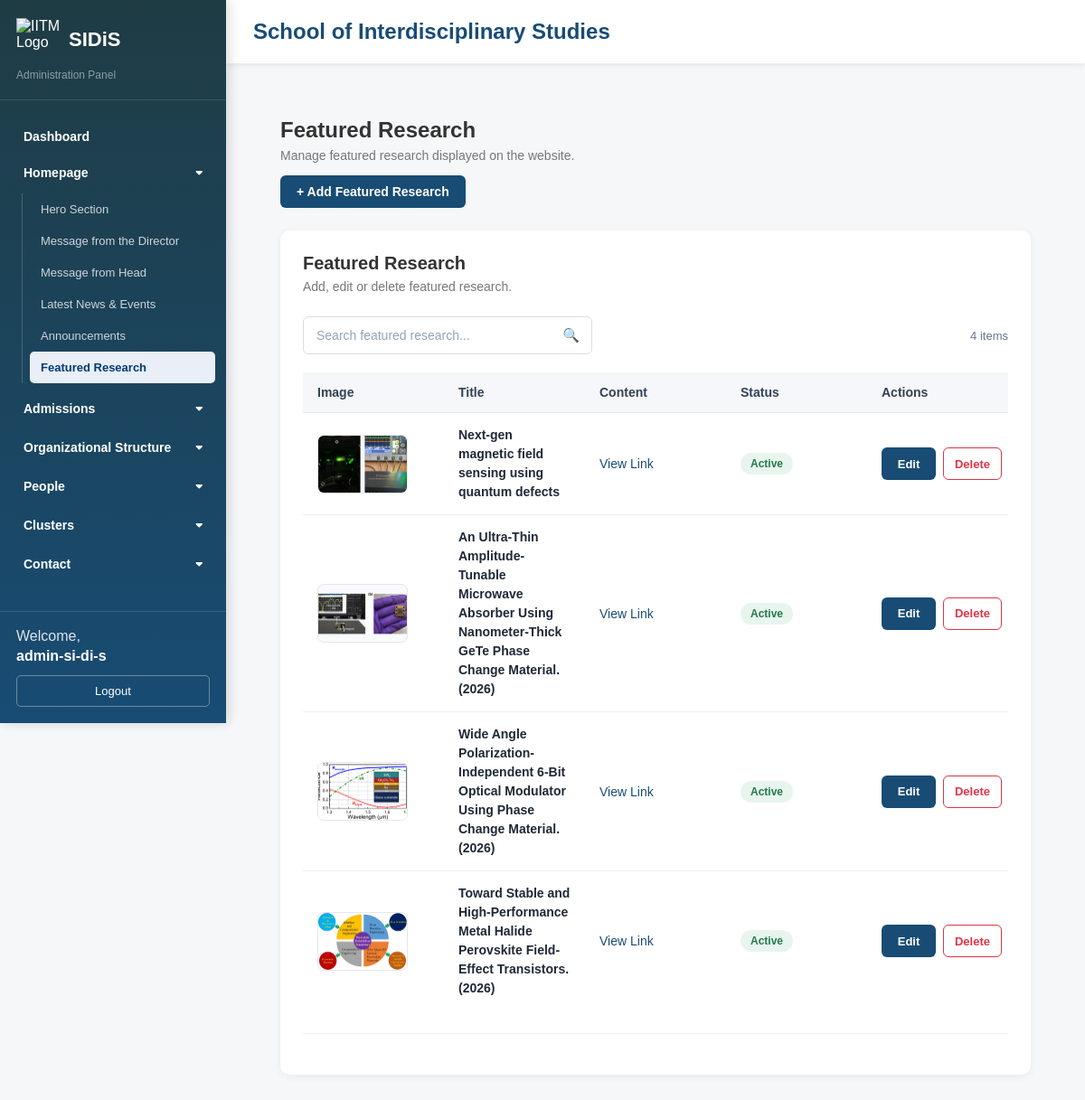
/admin/research.php (signed in), run on the app's committed database.
### tables this page shows
CREATE TABLE `featured_research` (
  `id` int UNSIGNED NOT NULL,
  `title` varchar(500) NOT NULL,
  `link` varchar(500) NOT NULL,
  `image` varchar(255) NOT NULL,
  `status` tinyint(1) NOT NULL DEFAULT '1',
  `created_at` timestamp NOT NULL DEFAULT CURRENT_TIMESTAMP,
  `updated_at` timestamp NOT NULL DEFAULT CURRENT_TIMESTAMP ON UPDATE CURRENT_TIMESTAMP
);

### admin/research.php (the view, shortened to what this page needs)
<?php include 'header.php'; ?>
<?php
require_once '../config.php';
$stmt = $pdo->prepare("
    SELECT
        id,
        title,
        link,
        image,
        status
    FROM featured_research
    ORDER BY id DESC
");
$stmt->execute();
$featuredResearch = $stmt->fetchAll(PDO::FETCH_ASSOC);
?>
<div class="dashboard-content">
    <div class="page-header">
        <div>
            <h2>Featured Research</h2>
            <p>
                Manage featured research displayed on the website.
            </p>
        </div>
        <div>
            <a href="addres.php" class="btn-add">
                + Add Featured Research
            </a>
        </div>
    </div>
    <div class="dashboard-card">
        <div class="card-header">
            <div>
                <h3>Featured Research</h3>
                <p>
                    Add, edit or delete featured research.
                </p>
            </div>
        </div>
        <?php if (!empty($featuredResearch)): ?>
            <div class="table-toolbar">
                <div class="table-search">
                    <input
                        type="text"
                        id="tableSearch"
                        class="table-search-input"
                        placeholder="Search featured research..."
                        autocomplete="off"
                    >
                    <span class="table-search-icon">
                    </span>
                </div>
                <div
                    id="searchResultCount"
                    class="search-result-count"
                ></div>
            </div>
            <div class="table-wrapper">
                <table
                    class="data-table"
                    id="researchTable"
                >
                    <thead>
                        <tr>
                            <th>Image</th>
                            <th>Title</th>
                            <th>Content</th>
                            <th>Status</th>
                            <th>Actions</th>
                        </tr>
                    </thead>
                    <tbody id="researchTableBody">
                        <?php foreach ($featuredResearch as $research): ?>
                            <?php
                            $content =
                                $research['link'] ?? '';
                            $isAttachment = false;
                            ?>
                            <tr class="table-data-row">
                                <td>
                                    <?php if (!empty($research['image'])): ?>
                                        <img
                                            src="../images/<?= htmlspecialchars(
                                                $research['image'],
                                                ENT_QUOTES,
                                                'UTF-8'
                                            ) ?>"
                                            alt="<?= htmlspecialchars(
                                                $research['title'],
                                                ENT_QUOTES,
                                                'UTF-8'
                                            ) ?>"
                                            class="table-image"
                                        >
                                    <?php else: ?>
                                        <span class="table-muted">
                                            No Image
                                        </span>
                                    <?php endif; ?>
                                </td>
                                <td>
                                    <strong class="table-title">
                                        <?= htmlspecialchars(
                                            $research['title'],
                                            ENT_QUOTES,
                                            'UTF-8'
                                        ) ?>
                                    </strong>
                                </td>
                                <td>
                                    <?php if ($isAttachment): ?>
                                        <a
                                            href="../images/attachments/<?= htmlspecialchars(
                                                $content,
                                                ENT_QUOTES,
                                                'UTF-8'
                                            ) ?>"
                                            target="_blank"
                                            rel="noopener noreferrer"
                                            class="table-link"
                                        >
                                            View PDF
                                        </a>
                                    <?php elseif (!empty($content)): ?>
                                        <a
                                            href="<?= htmlspecialchars(
                                                $content,
                                                ENT_QUOTES,
                                                'UTF-8'
                                            ) ?>"
                                            target="_blank"
                                            rel="noopener noreferrer"
                                            class="table-link"
                                        >
                                            View Link
                                        </a>
                                    <?php else: ?>
                                        <span class="table-muted">
                                            No Content
                                        </span>
                                    <?php endif; ?>
                                </td>
                                <td>
                                    <?php if ($research['status'] == 1): ?>
                                        <span class="status-badge status-active">
                                            Active
                                        </span>
                                    <?php else: ?>
                                        <span class="status-badge status-inactive">
                                            Inactive
                                        </span>
                                    <?php endif; ?>
                                </td>
                                <td>
                                    <div class="table-actions">
                                        <a
                                            href="editres.php?id=<?= (int)$research['id'] ?>"
                                            class="btn-edit"
                                        >
                                            Edit
                                        </a>
                                        <button
                                            type="button"
                                            class="btn-delete"
                                            onclick="openDeleteModal(
                                                <?= (int)$research['id'] ?>,
                                                <?= htmlspecialchars(
                                                    json_encode(
                                                        $research['title']
                                                    ),
                                                    ENT_QUOTES,
                                                    'UTF-8'
                                                ) ?>
                                            )"
                                        >
                                            Delete
                                        </button>
                                    </div>
                                </td>
                            </tr>
                        <?php endforeach; ?>
                    </tbody>
                </table>
            </div>
            <div
                id="tablePagination"
                class="table-pagination"
            ></div>
        <?php endif; ?>
    </div>
</div>
<?php include 'footer.php'; ?>

### admin/style.css (style rules this page uses)
* { box-sizing: border-box; }
body { margin: 0; font-family: Arial, Helvetica, sans-serif; background: #f5f7f9; color: #333; }
.dashboard-content { padding: 30px; }
.page-header { margin-bottom: 25px; }
.page-header h2 { margin: 0; font-size: 24px; font-weight: 600; }
.page-header p { margin-top: 6px; color: #777; font-size: 14px; }
.dashboard-card { background: #fff; border-radius: 10px; padding: 25px; margin-bottom: 25px; box-shadow: 0 2px 10px rgba(0, 0, 0, 0.06); }
.card-header { margin-bottom: 25px; }
.card-header h3 { margin: 0; font-size: 20px; font-weight: 600; }
.card-header p { color: #777; margin-top: 6px; font-size: 14px; }
.table-wrapper { width: 100%; overflow-x: auto; margin-top: 20px; }
.data-table { width: 100%; border-collapse: separate; border-spacing: 0; table-layout: fixed; }
.data-table thead th { background: #f5f7fa; color: #334155; font-size: 14px; font-weight: 600; text-align: left; padding: 14px 16px; border-bottom: 1px solid #e5e7eb; white-space: nowrap; }
.data-table tbody td { padding: 14px 16px; border-bottom: 1px solid #edf0f3; vertical-align: middle; color: #374151; font-size: 14px; }
.data-table tbody tr:last-child td { border-bottom: none; }
.table-image { width: 100px; height: 65px; object-fit: cover; display: block; border-radius: 7px; border: 1px solid #e5e7eb; background: #f8fafc; }
.table-actions { display: flex; align-items: center; gap: 8px; white-space: nowrap; }
.btn-edit { display: inline-flex; align-items: center; justify-content: center; min-width: 60px; height: 36px; padding: 0 14px; background: #184c74; color: #ffffff; border: none; border-radius: 6px; font-size: 13px; font-weight: 600; text-decoration: none; cursor: pointer; transition: all 0.2s ease; }
.btn-delete { display: inline-flex; align-items: center; justify-content: center; min-width: 65px; height: 36px; padding: 0 14px; background: #ffffff; color: #dc3545; border: 1px solid #dc3545; border-radius: 6px; font-size: 13px; font-weight: 600; cursor: pointer; transition: all 0.2s ease; }
.btn-add { display: inline-flex; align-items: center; justify-content: center; gap: 6px; padding: 10px 18px; background: #184c74; color: #ffffff; border-radius: 6px; font-size: 14px; font-weight: 600; text-decoration: none; transition: all 0.2s ease; }
.status-badge { display: inline-flex; align-items: center; justify-content: center; padding: 6px 11px; border-radius: 20px; font-size: 12px; font-weight: 600; line-height: 1; }
.status-active { background: #e8f5ee; color: #237a4b; }
.table-link { color: #184c74; font-weight: 500; text-decoration: none; }
.table-toolbar { display: flex; align-items: center; justify-content: space-between; gap: 20px; margin: 20px 0; }
.table-search { position: relative; width: 320px; }
.table-search-input { width: 100%; height: 42px; padding: 0 42px 0 14px; border: 1px solid #d9dee5; border-radius: 6px; background: #ffffff; color: #334155; font-size: 14px; outline: none; transition: border-color 0.2s ease, box-shadow 0.2s ease; }
.table-search-input::placeholder { color: #94a3b8; }
.table-search-icon { position: absolute; right: 14px; top: 50%; transform: translateY(-50%); color: #64748b; font-size: 15px; pointer-events: none; }
.search-result-count { color: #64748b; font-size: 13px; }
.table-title { color: #1f2937; line-height: 1.5; }
.table-pagination { display: flex; align-items: center; justify-content: center; gap: 6px; margin-top: 25px; padding-top: 20px; border-top: 1px solid #edf0f3; }

### data on the page
featured_research: image (picture), title "Next-gen magnetic field sensing using quantum defects", status "Active"
featured_research: image (picture), title "An Ultra-Thin Amplitude-Tunable Microwave Absorber Using Nanometer-Thick GeTe Phase Change Material. (2026)", status "Active"
featured_research: image (picture), title "Wide Angle Polarization-Independent 6-Bit Optical Modulator Using Phase Change Material. (2026)", status "Active"
featured_research: image (picture), title "Toward Stable and High‐Performance Metal Halide Perovskite Field‐Effect Transistors. (2026)", status "Active"

### other printed values
$section "Homepage"
$pageTitle "Hero Section"
$pageTitle "Message from the Director"
$pageTitle "Message from Head"
$pageTitle "Latest News & Events"
$pageTitle "Announcements"
$pageTitle "Featured Research"
$section "Admissions"
$section "Organizational Structure"
$section "People"
$section "Clusters"
$section "Contact"
$_SESSION['admin_username'] "admin-si-di-s"
